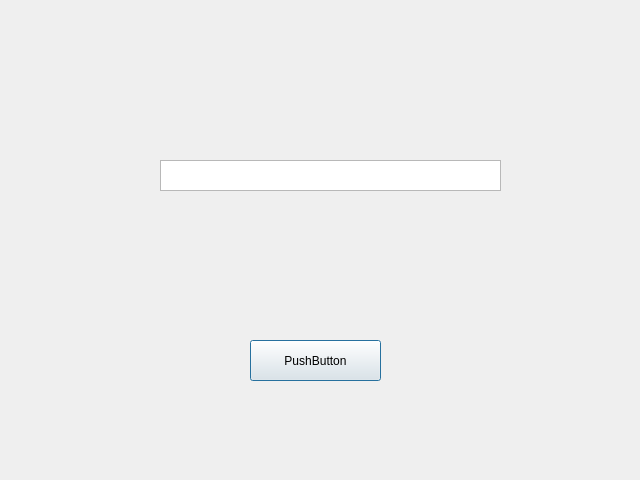
<?xml version="1.0" encoding="UTF-8"?>
<ui version="4.0">
 <class>Dialog</class>
 <widget class="QDialog" name="Dialog">
  <property name="geometry">
   <rect>
    <x>0</x>
    <y>0</y>
    <width>640</width>
    <height>480</height>
   </rect>
  </property>
  <property name="windowTitle">
   <string>타이틀</string>
  </property>
  <widget class="QPushButton" name="pushButton">
   <property name="geometry">
    <rect>
     <x>250</x>
     <y>340</y>
     <width>131</width>
     <height>41</height>
    </rect>
   </property>
   <property name="text">
    <string>PushButton</string>
   </property>
  </widget>
  <widget class="QTextEdit" name="textEdit">
   <property name="geometry">
    <rect>
     <x>160</x>
     <y>160</y>
     <width>341</width>
     <height>31</height>
    </rect>
   </property>
  </widget>
 </widget>
 <resources/>
 <connections/>
</ui>
